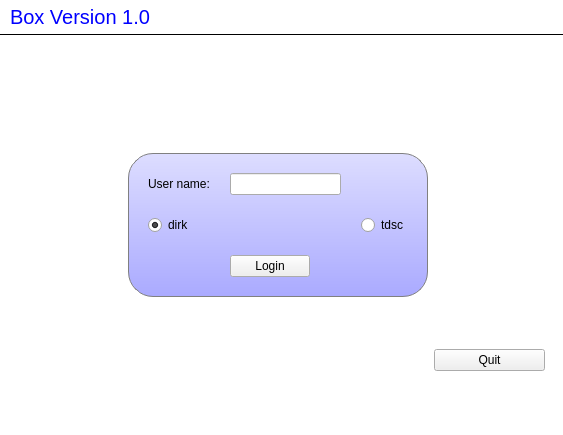
<?xml version="1.0" encoding="UTF-8"?>
<ui version="4.0">
 <class>MainWindow</class>
 <widget class="QMainWindow" name="MainWindow">
  <property name="geometry">
   <rect>
    <x>0</x>
    <y>0</y>
    <width>563</width>
    <height>435</height>
   </rect>
  </property>
  <property name="windowTitle">
   <string/>
  </property>
  <property name="styleSheet">
   <string notr="true">#titleLabel {
background: white;
color: blue;
font-size: 20px;
border: none;
border-bottom:  1px solid black;
padding: 5px;
}

#mainFrame {
border: none;
background: white;
}

#loginFrame {
background: qlineargradient(x1: 0, y1: 0, x2: 0, y2: 1, stop: 0 #ddf, stop: 1 #aaf);
border: 1px solid gray;
padding: 10px;
border-radius: 25px;
}</string>
  </property>
  <widget class="QWidget" name="centralwidget">
   <layout class="QVBoxLayout" name="verticalLayout">
    <property name="spacing">
     <number>0</number>
    </property>
    <property name="leftMargin">
     <number>0</number>
    </property>
    <property name="topMargin">
     <number>0</number>
    </property>
    <property name="rightMargin">
     <number>0</number>
    </property>
    <property name="bottomMargin">
     <number>0</number>
    </property>
    <item>
     <widget class="QLabel" name="titleLabel">
      <property name="sizePolicy">
       <sizepolicy hsizetype="Preferred" vsizetype="Fixed">
        <horstretch>0</horstretch>
        <verstretch>0</verstretch>
       </sizepolicy>
      </property>
      <property name="text">
       <string>Box Version 1.0</string>
      </property>
     </widget>
    </item>
    <item>
     <widget class="QFrame" name="mainFrame">
      <property name="frameShape">
       <enum>QFrame::StyledPanel</enum>
      </property>
      <layout class="QVBoxLayout" name="verticalLayout_2">
       <item>
        <widget class="QStackedWidget" name="stackedWidget">
         <property name="currentIndex">
          <number>1</number>
         </property>
         <widget class="QWidget" name="chatPage">
          <widget class="QTextEdit" name="roomTextEdit">
           <property name="geometry">
            <rect>
             <x>9</x>
             <y>9</y>
             <width>391</width>
             <height>331</height>
            </rect>
           </property>
           <property name="readOnly">
            <bool>false</bool>
           </property>
          </widget>
          <widget class="QListWidget" name="userListWidget">
           <property name="geometry">
            <rect>
             <x>410</x>
             <y>9</y>
             <width>121</width>
             <height>192</height>
            </rect>
           </property>
          </widget>
          <widget class="QLineEdit" name="sayLineEdit">
           <property name="geometry">
            <rect>
             <x>9</x>
             <y>351</y>
             <width>471</width>
             <height>20</height>
            </rect>
           </property>
          </widget>
          <widget class="QPushButton" name="sayButton">
           <property name="geometry">
            <rect>
             <x>486</x>
             <y>350</y>
             <width>50</width>
             <height>23</height>
            </rect>
           </property>
           <property name="sizePolicy">
            <sizepolicy hsizetype="Fixed" vsizetype="Fixed">
             <horstretch>0</horstretch>
             <verstretch>0</verstretch>
            </sizepolicy>
           </property>
           <property name="maximumSize">
            <size>
             <width>50</width>
             <height>16777215</height>
            </size>
           </property>
           <property name="text">
            <string>Say</string>
           </property>
          </widget>
          <widget class="QCheckBox" name="checkBox_connected">
           <property name="geometry">
            <rect>
             <x>410</x>
             <y>210</y>
             <width>91</width>
             <height>17</height>
            </rect>
           </property>
           <property name="text">
            <string>connected</string>
           </property>
          </widget>
          <widget class="QPushButton" name="pushButton_peep">
           <property name="geometry">
            <rect>
             <x>410</x>
             <y>240</y>
             <width>75</width>
             <height>23</height>
            </rect>
           </property>
           <property name="text">
            <string>Peep</string>
           </property>
           <property name="shortcut">
            <string>F12</string>
           </property>
          </widget>
         </widget>
         <widget class="QWidget" name="loginPage">
          <layout class="QGridLayout" name="gridLayout_3">
           <item row="0" column="1">
            <spacer name="verticalSpacer">
             <property name="orientation">
              <enum>Qt::Vertical</enum>
             </property>
             <property name="sizeType">
              <enum>QSizePolicy::Fixed</enum>
             </property>
             <property name="sizeHint" stdset="0">
              <size>
               <width>20</width>
               <height>100</height>
              </size>
             </property>
            </spacer>
           </item>
           <item row="1" column="0">
            <spacer name="horizontalSpacer">
             <property name="orientation">
              <enum>Qt::Horizontal</enum>
             </property>
             <property name="sizeHint" stdset="0">
              <size>
               <width>223</width>
               <height>20</height>
              </size>
             </property>
            </spacer>
           </item>
           <item row="1" column="2">
            <spacer name="horizontalSpacer_2">
             <property name="orientation">
              <enum>Qt::Horizontal</enum>
             </property>
             <property name="sizeHint" stdset="0">
              <size>
               <width>223</width>
               <height>20</height>
              </size>
             </property>
            </spacer>
           </item>
           <item row="2" column="1">
            <spacer name="verticalSpacer_2">
             <property name="orientation">
              <enum>Qt::Vertical</enum>
             </property>
             <property name="sizeHint" stdset="0">
              <size>
               <width>20</width>
               <height>267</height>
              </size>
             </property>
            </spacer>
           </item>
           <item row="1" column="1">
            <widget class="QFrame" name="loginFrame">
             <property name="sizePolicy">
              <sizepolicy hsizetype="Fixed" vsizetype="Fixed">
               <horstretch>0</horstretch>
               <verstretch>0</verstretch>
              </sizepolicy>
             </property>
             <property name="minimumSize">
              <size>
               <width>300</width>
               <height>0</height>
              </size>
             </property>
             <property name="frameShape">
              <enum>QFrame::StyledPanel</enum>
             </property>
             <layout class="QGridLayout" name="gridLayout_2">
              <property name="spacing">
               <number>20</number>
              </property>
              <item row="0" column="0">
               <widget class="QLabel" name="label_2">
                <property name="text">
                 <string>User name:</string>
                </property>
               </widget>
              </item>
              <item row="0" column="1">
               <widget class="QLineEdit" name="userLineEdit">
                <property name="text">
                 <string/>
                </property>
               </widget>
              </item>
              <item row="2" column="0" colspan="2">
               <widget class="QRadioButton" name="radioButton_DMRT">
                <property name="text">
                 <string>dirk</string>
                </property>
                <property name="checked">
                 <bool>true</bool>
                </property>
               </widget>
              </item>
              <item row="2" column="2">
               <widget class="QRadioButton" name="radioButton_TDSC">
                <property name="text">
                 <string>tdsc</string>
                </property>
               </widget>
              </item>
              <item row="3" column="1">
               <widget class="QPushButton" name="loginButton">
                <property name="sizePolicy">
                 <sizepolicy hsizetype="Fixed" vsizetype="Fixed">
                  <horstretch>0</horstretch>
                  <verstretch>0</verstretch>
                 </sizepolicy>
                </property>
                <property name="text">
                 <string>Login</string>
                </property>
               </widget>
              </item>
             </layout>
            </widget>
           </item>
           <item row="2" column="2">
            <widget class="QPushButton" name="pushButton_quit">
             <property name="text">
              <string>Quit</string>
             </property>
            </widget>
           </item>
          </layout>
         </widget>
        </widget>
       </item>
      </layout>
     </widget>
    </item>
   </layout>
  </widget>
 </widget>
 <tabstops>
  <tabstop>userLineEdit</tabstop>
  <tabstop>roomTextEdit</tabstop>
  <tabstop>userListWidget</tabstop>
  <tabstop>sayLineEdit</tabstop>
  <tabstop>sayButton</tabstop>
 </tabstops>
 <resources/>
 <connections>
  <connection>
   <sender>sayLineEdit</sender>
   <signal>returnPressed()</signal>
   <receiver>sayButton</receiver>
   <slot>animateClick()</slot>
   <hints>
    <hint type="sourcelabel">
     <x>331</x>
     <y>564</y>
    </hint>
    <hint type="destinationlabel">
     <x>768</x>
     <y>570</y>
    </hint>
   </hints>
  </connection>
  <connection>
   <sender>userLineEdit</sender>
   <signal>returnPressed()</signal>
   <receiver>loginButton</receiver>
   <slot>animateClick()</slot>
   <hints>
    <hint type="sourcelabel">
     <x>417</x>
     <y>239</y>
    </hint>
    <hint type="destinationlabel">
     <x>389</x>
     <y>275</y>
    </hint>
   </hints>
  </connection>
  <connection>
   <sender>pushButton_quit</sender>
   <signal>clicked()</signal>
   <receiver>MainWindow</receiver>
   <slot>close()</slot>
   <hints>
    <hint type="sourcelabel">
     <x>490</x>
     <y>365</y>
    </hint>
    <hint type="destinationlabel">
     <x>281</x>
     <y>217</y>
    </hint>
   </hints>
  </connection>
 </connections>
</ui>
